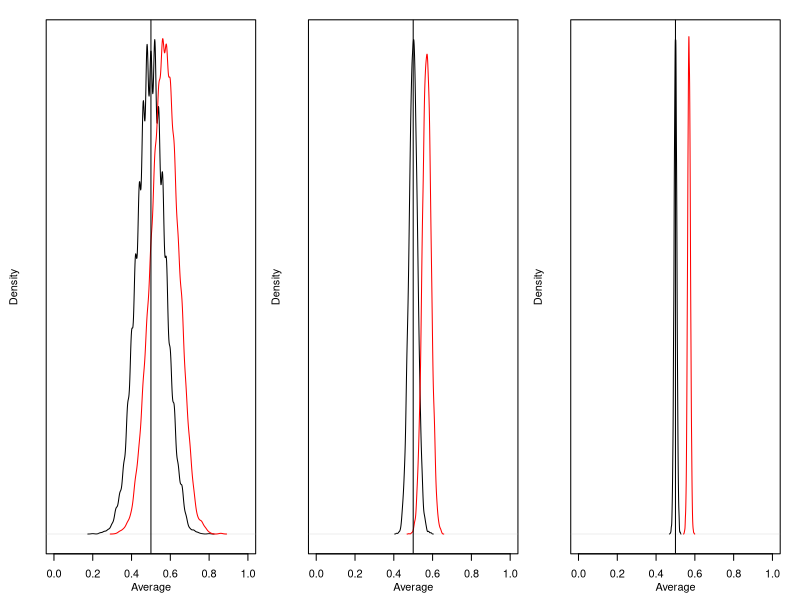
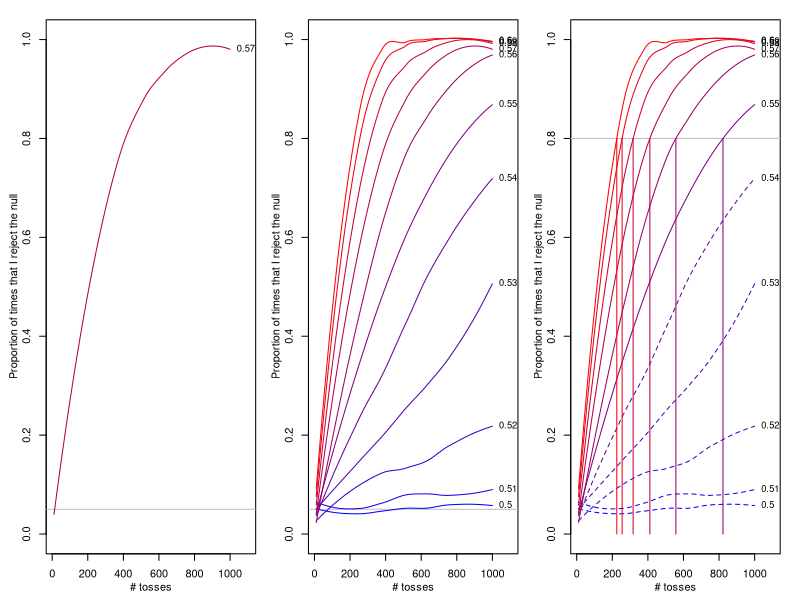
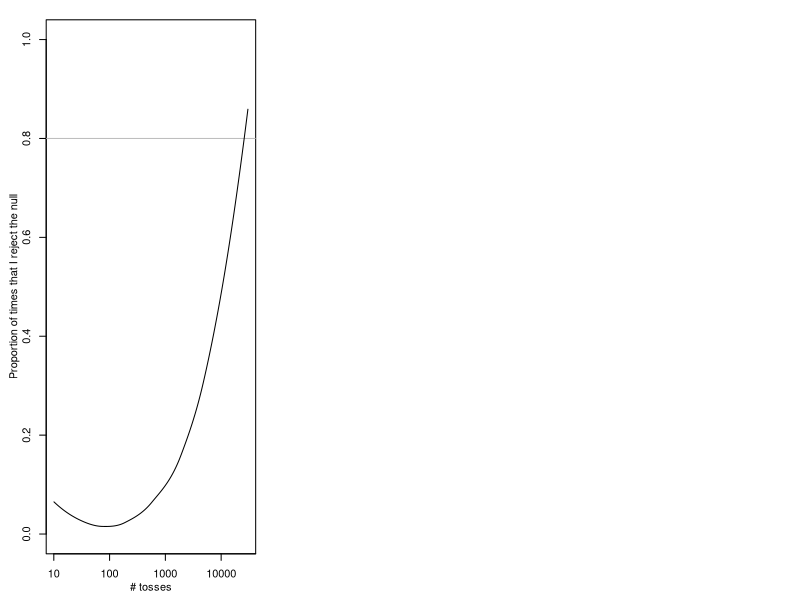

Recreate these plots in R, in order.
pbinom(6-1,10,.5,lower.tail=FALSE)
pbinom(60-1,100,.5,lower.tail=FALSE)
pbinom(600-1,1000,.5,lower.tail=FALSE)

#########################################################
f<-function(N,bias=.5) {
    x<-rbinom(N,1,bias)
    2*pbinom(sum(x)-1,length(x),.5,lower.tail=ifelse(mean(x)>.5,FALSE,TRUE))
}

set.seed(10101)
N<-100
x<-rbinom(N,1,.57)
sum(x)
2*pbinom(sum(x)-1,length(x),.5,lower.tail=FALSE)
N<-100
x<-rbinom(N,1,.57)
sum(x)
2*pbinom(sum(x)-1,length(x),.5,lower.tail=FALSE)
N<-rep(100,50000)
mean(sapply(N,f,bias=.57)<.05)

par(mfrow=c(1,3),mgp=c(2,1,0),mar=c(3,3,1,1),oma=rep(.5,4))
for (n in c(50,500,5000)) {
    out<-list()
    for (i in 1:10000) {
        x<-rbinom(n,1,.57)
        x0<-rbinom(n,1,.5)
        out[[i]]<-c(mean(x),mean(x0))
    }
    x<-do.call('rbind',out)
    plot(density(x[,2]),xlim=c(0,1),yaxt='n',main='',sub='',xlab='Average')
    lines(density(x[,1]),col='red')
    abline(v=.5)
}

#########################################################
tab<-list()
for (N in 1:3) {
    p<-numeric()
    for (i in 1:1000) p[i]<-f(10^N)
    tab[[as.character(N)]]<-c(10^N,mean(p<.05))
}
tab0<-do.call("rbind",tab)

tab<-list()
for (N in 1:3) {
    p<-numeric()
    for (i in 1:1000) p[i]<-f(10^N,bias=0.6)
    tab[[as.character(N)]]<-c(10^N,mean(p<.05))
}
tab1<-do.call("rbind",tab)

#########################################################
N<-sort(runif(5000,10,1000))
p<-list()
for (d in seq(0,.1,by=.01)) p[[as.character(d)]]<-sapply(N,f,bias=.5+d)

par(mgp=c(2,1,0))
plot(NULL,xlim=c(10,1100),ylim=0:1,xlab="# tosses",ylab="Proportion of times that I reject the null")
abline(h=.05,col='gray')
cols<-colorRampPalette(c("blue", "red"))( length(p))
for (i in 8) {
    m0<-loess(p[[i]]<.05 ~ N)
    lines(N,m0$fitted,lty=1,col=cols[i])
    nn<-length(N)
    text(N[nn],m0$fitted[nn],.5+as.numeric(names(p)[i]),pos=4,cex=.85)
}


par(mgp=c(2,1,0))
plot(NULL,xlim=c(10,1100),ylim=0:1,xlab="# tosses",ylab="Proportion of times that I reject the null")
abline(h=.05,col='gray')
cols<-colorRampPalette(c("blue", "red"))( length(p))
for (i in 1:length(p)) {
    m0<-loess(p[[i]]<.05 ~ N)
    lines(N,m0$fitted,lty=1,col=cols[i])
    nn<-length(N)
    text(N[nn],m0$fitted[nn],.5+as.numeric(names(p)[i]),pos=4,cex=.85)
}

par(mgp=c(2,1,0))
plot(NULL,xlim=c(10,1100),ylim=0:1,xlab="# tosses",ylab="Proportion of times that I reject the null")
abline(h=.8,col='gray')
cols<-colorRampPalette(c("blue", "red"))( length(p))
for (i in 1:length(p)) {
    m0<-loess(p[[i]]<.05 ~ N)
    ii<-which.min(abs(m0$fitted-.8)+ifelse(m0$fitted<.8,100,0))
    if (m0$fitted[ii]>.8) {
        nn<-N[ii]
        segments(N[ii],0,N[ii],.8,col=cols[i])
        lty<-1
    } else lty<-2
    lines(N,m0$fitted,lty=lty,col=cols[i])
    nn<-length(N)
    text(N[nn],m0$fitted[nn],.5+as.numeric(names(p)[i]),pos=4,cex=.85)
}



#########################################################
##small effect
N<-sort(runif(500,1,4.5))
p<-sapply(10^N,f,bias=.5+.01)

plot(NULL,xlim=range(N),ylim=0:1,xlab="# tosses",ylab="Proportion of times that I reject the null",xaxt='n')
axis(side=1,at=1:5,labels=c("10","100","1000","10000","100000"))
abline(h=.8,col='gray')
m0<-loess(p<.05 ~ N)
lines(N,m0$fitted,lty=1,col='black')

